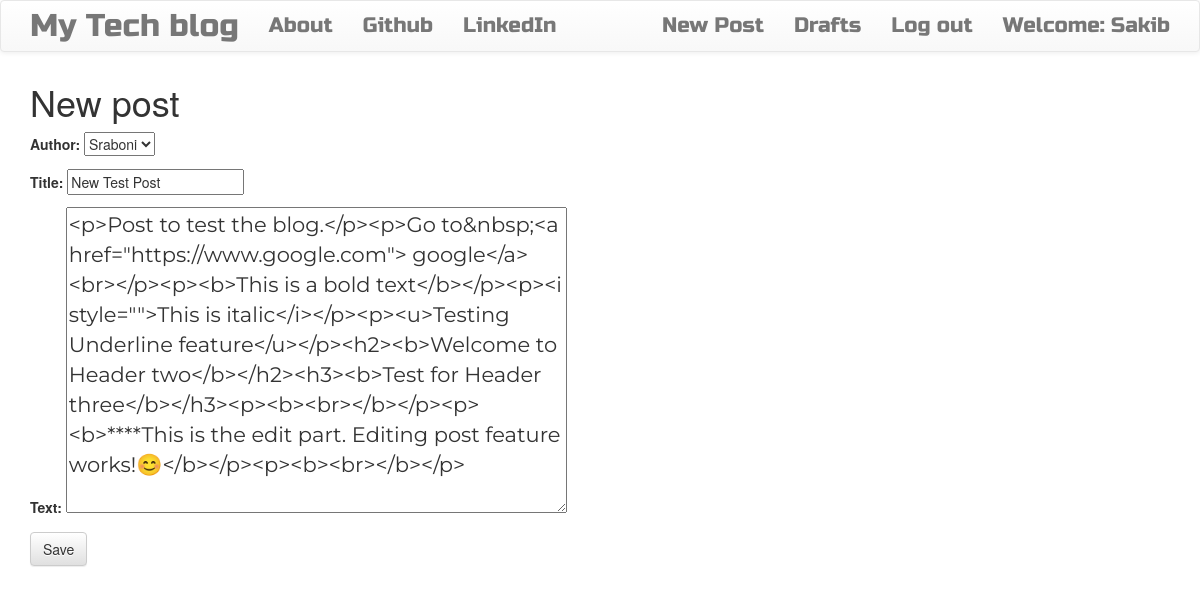
Screenshot of /post/2/edit/ (signed in) with the database file from the repository.
### blog/models.py (models this page shows, shortened)
class Post(models.Model):
    author = models.ForeignKey('auth.User', on_delete=models.CASCADE)
    title = models.CharField(max_length=200)
    text = models.TextField()
    created_date = models.DateTimeField(default=timezone.now)
    published_date = models.DateTimeField(blank=True, null=True)

### blog/views.py (the view)
# urls.py: path('post/<int:pk>/edit/', views.PostUpdateView.as_view(), name='post_edit'),
class PostUpdateView(LoginRequiredMixin, UpdateView):
    login_url = '/login/'
    redirect_field_name = 'blog/post_detail.html'
    form_class = PostForm
    model = Post

### blog/forms.py
class PostForm(forms.ModelForm):
    class Meta():
        model = Post
        fields = ('author', 'title', 'text')
        widgets = {
            'title':forms.TextInput(attrs={'class':'textinputclass'}),
            'text':forms.Textarea(attrs={'class':'editable medium-editor-textarea postcontent'})
        }

### blog/templates/blog/post_form.html (shortened to what this page needs)
{% extends 'blog/base.html' %}
{% block content %}
    <h1>New post</h1>
    <form method="POST" class="post-form">
    {{form.as_p}}
    <button type="submit" class="save btn btn-default">Save</button>
    </form>
{% endblock %}

### blog/templates/blog/base.html (shortened to what this page needs)
<!DOCTYPE html>
{% load static %}
<html>
    <head>
        <link rel="stylesheet" href="https://maxcdn.bootstrapcdn.com/bootstrap/3.3.7/css/bootstrap.min.css">
        <link rel="stylesheet" href="https://maxcdn.bootstrapcdn.com/bootstrap/3.3.7/css/bootstrap-theme.min.css">
        <link rel="stylesheet" href="//cdn.jsdelivr.net/medium-editor/latest/css/medium-editor.min.css" type="text/css" media="screen" charset="utf-8">
        <link rel="stylesheet" href="{% static 'css/blog.css' %}">
<body class='loader'>
  <nav class="navbar navbar-default techfont custom-navbar">
    <div class="container">
      <ul class="nav navbar-nav">
        <li><a class='navbar-brand bigbrand' href="{% url 'post_list' %}">My Tech blog</a></li>
        <li><a href="{% url 'about'%}">About</a></li>
        <li><a href="https://github.com/ansakib">Github</a></li>
        <li><a href="https://www.linkedin.com">LinkedIn</a></li>
      </ul>
      <ul class="nav navbar-nav navbar-right">
        {% if user.is_authenticated %}
        <li>
          <a href="{% url 'post_new' %}" >New Post</a>
        </li>
        <li>
          <a href="{% url 'post_draft_list' %}">Drafts</a>
        </li>
        <li>
          <a href="{% url 'logout' %}" >Log out</a>
        </li>
        <li>
          <a >Welcome: {{ user.username }}</a>
        </li>
          {% else %}
          <li><a class='nav navbar-right' href="{% url 'login' %}" ><span class="glyphicon glyphicon-user"></span></a></li>
        {% endif %}
      </ul>
  </div>
</nav>
        <div class="content container">
            <div class="row">
                <div class="col-md-8">
                  <div class="blog_posts">
                    {% block content %}
                    {% endblock %}
                  </div>
                </div>
            </div>
        </div>
</body>
</html>

### blog/static/css/blog.css (style rules this page uses)
.techfont { font-family: 'Russo One', sans-serif; font-size: 1.5em; margin-bottom: 10px; }
.postcontent { font-family: 'Montserrat'; font-size: 1.5em; }
.bigbrand { font-size: 1.5em; }
.loader { filter:hue-rotate(0deg); color: linear-gradient(45deg,#0f8,#08f); animation:hue 5000ms infinite linear; }

### rows the page displays
Post: author "Sraboni", title "New Test Post", text "<p>Post to test the blog.</p><p>Go to&nbsp;<a href=\"https://www.google.com\"> google</a><br></p><p><b>This is a bold text</b></p><p><i style=\"\">This is italic</i></p><p><u>Testing Underline feature</u></p><h2><b>Welcome to Header two</b></h2><h3><b>Test for Header three</b></h3><p><b><br></b></p><p><b>****This is the edit part. Editing post feature works!😊</b></p><p><b><br></b></p>"

### other values shown
{{ user.username }} "Sakib"
